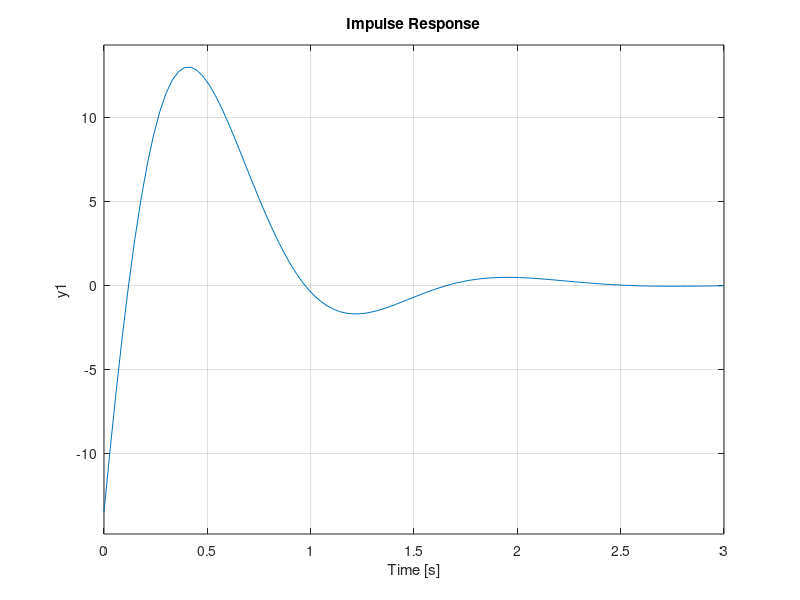

MATLAB code for this plot:
%% Rear-steered bicycle - Routh-Hurwitz Control Design
% Bicycle with rear-wheel steering (Chapter 1 running example), linearized
% around the upright position. Input: rear steering angle delta. Output: lean
% angle phi. With a = 0.5 m, b = 1 m, h = 1 m, V = 3 m/s:
%
% $$G(s) = \frac{aV}{bh}\,\frac{V/a - s}{s^2 - g/h} = \frac{1.5(6 - s)}{s^2 - 9.81}$$
%
% Unstable pole at +3.13 (the bicycle falls) and a right-half-plane zero at +6.

clear all
close all

a = 0.5; b = 1; h = 1; g = 9.81; V = 3;
s = tf('s');

G = a*V/(b*h)*(V/a - s)/(s^2 - g/h)
%% P controller
% With C(s) = K the characteristic equation is
%
% $$P(s) = s^2 - 9.81 + 1.5K(6 - s) = s^2 - 1.5Ks + 9K - 9.81$$
%
% For K > 0 the coefficient of s is negative, for K < 0 the constant term is
% negative: no K makes the closed loop stable. (The RHP zero is the reason: it
% gives the s coefficient the wrong sign.)
%% PD controller (ideal, not proper)
% $$C(s) = K(1 + T_d s)$$
%
% $$P(s) = (1 - 1.5KT_d)s^2 + 1.5K(6T_d - 1)s + 9K - 9.81$$
%
% For a second-order polynomial all coefficients must have the same sign:
% K > 1.09, T_d > 1/6 and K T_d < 2/3. The derivative action is what
% stabilizes the bicycle, but a PD is not proper. We add a pole: a lead.
%% Lead controller
% $$C(s) = K\frac{s + 3}{s + 20}$$
%
% The characteristic equation is (s + 20)(s^2 - 9.81) + 1.5K(s + 3)(6 - s) = 0:
%
% $$P(s) = s^3 + (20 - 1.5K)s^2 + (4.5K - 9.81)s + 27K - 196.2$$
%
% Routh table:
%
%   s^3 | 1                                    4.5K - 9.81
%   s^2 | 20 - 1.5K                            27K - 196.2
%   s^1 | c11 = K(77.715 - 6.75K)/(20 - 1.5K)
%   s^0 | 27K - 196.2
%
% First column positive: K < 13.33 (s^2), K < 11.51 (s^1), K > 7.27 (s^0).
% The closed loop is stable for 7.27 < K < 11.51. Let's check it:

C1 = (s + 3)/(s + 20);
pole(feedback(7.2*C1*G, 1))    % K = 7.2: unstable
pole(feedback(7.3*C1*G, 1))    % K = 7.3: stable
pole(feedback(11.5*C1*G, 1))   % K = 11.5: stable
pole(feedback(11.6*C1*G, 1))   % K = 11.6: unstable
%%
% We choose K = 9, in the middle of the range:

K = 9;
C = K*C1;
pole(feedback(C*G, 1))         % -2.15 +- 4.08j, -2.21
impulse(feedback(C*G, 1), 3);
%% How fast must the bicycle go?
% Keep C(s) = 9(s+3)/(s+20) and let the speed V change. With k = aV/(bh) = V/2
% and z = V/a = 2V:
%
% $$P(s) = s^3 + (20 - 4.5V)s^2 + (9V^2 - 13.5V - 9.81)s + 27V^2 - 196.2$$
%
% The constant term needs V > 2.70 m/s, the s^1 row of the Routh table
% (20 - 4.5V)(9V^2 - 13.5V - 9.81) - (27V^2 - 196.2) > 0 needs V < 3.82 m/s.
% This controller only works between 2.70 and 3.82 m/s: try it with the speed
% slider of BIKE_Realtime_Demo. (Below a*sqrt(g/h) = 1.57 m/s the zero is left
% of the unstable pole and no stable controller works at all.)

Vs = 2.5:0.01:4;
stab = arrayfun(@(v) all(real(roots([1, 20 - 4.5*v, 9*v^2 - 13.5*v - 9.81, 27*v^2 - 196.2])) < 0), Vs);
[min(Vs(stab)) max(Vs(stab))]
%%
% To try this controller in BIKE_Realtime_Demo, type this in its C(s) box
%
%   9*(s+3)/(s+20)

[numC, denC] = tfdata(C, 'v')
